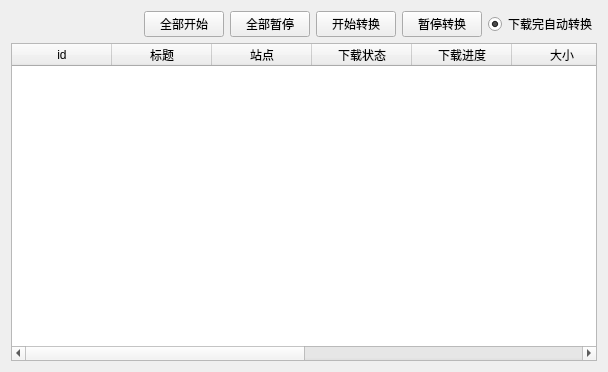
<?xml version="1.0" encoding="UTF-8"?>
<ui version="4.0">
 <class>download</class>
 <widget class="QWidget" name="download">
  <property name="geometry">
   <rect>
    <x>0</x>
    <y>0</y>
    <width>608</width>
    <height>372</height>
   </rect>
  </property>
  <property name="windowTitle">
   <string>Form</string>
  </property>
  <layout class="QGridLayout" name="gridLayout_2">
   <item row="0" column="0">
    <layout class="QGridLayout" name="gridLayout">
     <item row="2" column="0">
      <layout class="QHBoxLayout" name="horizontalLayout">
       <item>
        <spacer name="horizontalSpacer">
         <property name="orientation">
          <enum>Qt::Horizontal</enum>
         </property>
         <property name="sizeHint" stdset="0">
          <size>
           <width>40</width>
           <height>20</height>
          </size>
         </property>
        </spacer>
       </item>
       <item>
        <widget class="QPushButton" name="pushButton">
         <property name="text">
          <string>全部开始</string>
         </property>
        </widget>
       </item>
       <item>
        <widget class="QPushButton" name="pushButton_3">
         <property name="text">
          <string>全部暂停</string>
         </property>
        </widget>
       </item>
       <item>
        <widget class="QPushButton" name="pushButton_2">
         <property name="text">
          <string>开始转换</string>
         </property>
        </widget>
       </item>
       <item>
        <widget class="QPushButton" name="pushButton_4">
         <property name="text">
          <string>暂停转换</string>
         </property>
        </widget>
       </item>
       <item>
        <widget class="QRadioButton" name="radioButton">
         <property name="enabled">
          <bool>true</bool>
         </property>
         <property name="text">
          <string>下载完自动转换</string>
         </property>
         <property name="checked">
          <bool>true</bool>
         </property>
        </widget>
       </item>
      </layout>
     </item>
     <item row="5" column="0">
      <widget class="QTableWidget" name="tableWidget">
       <column>
        <property name="text">
         <string>id</string>
        </property>
       </column>
       <column>
        <property name="text">
         <string>标题</string>
        </property>
       </column>
       <column>
        <property name="text">
         <string>站点</string>
        </property>
       </column>
       <column>
        <property name="text">
         <string>下载状态</string>
        </property>
       </column>
       <column>
        <property name="text">
         <string>下载进度</string>
        </property>
       </column>
       <column>
        <property name="text">
         <string>大小</string>
        </property>
       </column>
       <column>
        <property name="text">
         <string>下载速度</string>
        </property>
       </column>
       <column>
        <property name="text">
         <string>转换进度</string>
        </property>
       </column>
       <column>
        <property name="text">
         <string>转换耗时</string>
        </property>
       </column>
       <column>
        <property name="text">
         <string>转换状态</string>
        </property>
       </column>
      </widget>
     </item>
    </layout>
   </item>
  </layout>
 </widget>
 <resources/>
 <connections>
  <connection>
   <sender>pushButton</sender>
   <signal>clicked()</signal>
   <receiver>download</receiver>
   <slot>StartAll()</slot>
   <hints>
    <hint type="sourcelabel">
     <x>94</x>
     <y>29</y>
    </hint>
    <hint type="destinationlabel">
     <x>52</x>
     <y>-19</y>
    </hint>
   </hints>
  </connection>
  <connection>
   <sender>pushButton_3</sender>
   <signal>clicked()</signal>
   <receiver>download</receiver>
   <slot>StopAll()</slot>
   <hints>
    <hint type="sourcelabel">
     <x>189</x>
     <y>27</y>
    </hint>
    <hint type="destinationlabel">
     <x>142</x>
     <y>-42</y>
    </hint>
   </hints>
  </connection>
  <connection>
   <sender>pushButton_2</sender>
   <signal>clicked()</signal>
   <receiver>download</receiver>
   <slot>StartConvertAll()</slot>
   <hints>
    <hint type="sourcelabel">
     <x>307</x>
     <y>27</y>
    </hint>
    <hint type="destinationlabel">
     <x>274</x>
     <y>-41</y>
    </hint>
   </hints>
  </connection>
  <connection>
   <sender>pushButton_4</sender>
   <signal>clicked()</signal>
   <receiver>download</receiver>
   <slot>StopConvertAll()</slot>
   <hints>
    <hint type="sourcelabel">
     <x>397</x>
     <y>22</y>
    </hint>
    <hint type="destinationlabel">
     <x>374</x>
     <y>-51</y>
    </hint>
   </hints>
  </connection>
  <connection>
   <sender>radioButton</sender>
   <signal>clicked()</signal>
   <receiver>download</receiver>
   <slot>SetAutoConvert()</slot>
   <hints>
    <hint type="sourcelabel">
     <x>495</x>
     <y>24</y>
    </hint>
    <hint type="destinationlabel">
     <x>492</x>
     <y>-33</y>
    </hint>
   </hints>
  </connection>
 </connections>
 <slots>
  <slot>StartAll()</slot>
  <slot>StopAll()</slot>
  <slot>StartConvertAll()</slot>
  <slot>StopConvertAll()</slot>
  <slot>SetAutoConvert()</slot>
 </slots>
</ui>
